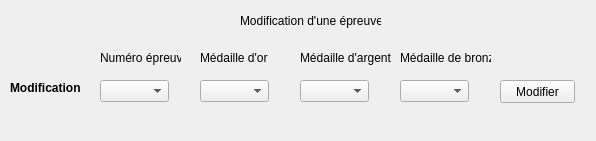
<?xml version="1.0" encoding="UTF-8"?>
<ui version="4.0">
 <class>fct_part3_2_modif</class>
 <widget class="QWidget" name="fct_part3_2_modif">
  <property name="geometry">
   <rect>
    <x>0</x>
    <y>0</y>
    <width>596</width>
    <height>141</height>
   </rect>
  </property>
  <property name="windowTitle">
   <string>Form</string>
  </property>
  <widget class="QLabel" name="label_3">
   <property name="geometry">
    <rect>
     <x>10</x>
     <y>80</y>
     <width>71</width>
     <height>16</height>
    </rect>
   </property>
   <property name="font">
    <font>
     <weight>75</weight>
     <bold>true</bold>
    </font>
   </property>
   <property name="text">
    <string>Modification</string>
   </property>
  </widget>
  <widget class="QComboBox" name="argentModif">
   <property name="geometry">
    <rect>
     <x>300</x>
     <y>80</y>
     <width>69</width>
     <height>22</height>
    </rect>
   </property>
  </widget>
  <widget class="QPushButton" name="modifierButton">
   <property name="geometry">
    <rect>
     <x>500</x>
     <y>80</y>
     <width>75</width>
     <height>23</height>
    </rect>
   </property>
   <property name="text">
    <string>Modifier</string>
   </property>
  </widget>
  <widget class="QLabel" name="label_8">
   <property name="geometry">
    <rect>
     <x>400</x>
     <y>50</y>
     <width>91</width>
     <height>16</height>
    </rect>
   </property>
   <property name="text">
    <string>Médaille de bronze</string>
   </property>
  </widget>
  <widget class="QLabel" name="label_5">
   <property name="geometry">
    <rect>
     <x>100</x>
     <y>50</y>
     <width>81</width>
     <height>16</height>
    </rect>
   </property>
   <property name="text">
    <string>Numéro épreuve</string>
   </property>
  </widget>
  <widget class="QComboBox" name="numEpModif">
   <property name="geometry">
    <rect>
     <x>100</x>
     <y>80</y>
     <width>69</width>
     <height>22</height>
    </rect>
   </property>
  </widget>
  <widget class="QLabel" name="label_7">
   <property name="geometry">
    <rect>
     <x>300</x>
     <y>50</y>
     <width>91</width>
     <height>16</height>
    </rect>
   </property>
   <property name="text">
    <string>Médaille d'argent</string>
   </property>
  </widget>
  <widget class="QLabel" name="label_6">
   <property name="geometry">
    <rect>
     <x>200</x>
     <y>50</y>
     <width>81</width>
     <height>16</height>
    </rect>
   </property>
   <property name="text">
    <string>Médaille d'or</string>
   </property>
  </widget>
  <widget class="QComboBox" name="orModif">
   <property name="geometry">
    <rect>
     <x>200</x>
     <y>80</y>
     <width>69</width>
     <height>22</height>
    </rect>
   </property>
  </widget>
  <widget class="QComboBox" name="bronzeModif">
   <property name="geometry">
    <rect>
     <x>400</x>
     <y>80</y>
     <width>69</width>
     <height>22</height>
    </rect>
   </property>
  </widget>
  <widget class="QLabel" name="label_4">
   <property name="geometry">
    <rect>
     <x>240</x>
     <y>0</y>
     <width>141</width>
     <height>41</height>
    </rect>
   </property>
   <property name="text">
    <string>Modification d'une épreuve</string>
   </property>
  </widget>
  <widget class="QLabel" name="label_fct_part3_2_modif">
   <property name="geometry">
    <rect>
     <x>10</x>
     <y>110</y>
     <width>571</width>
     <height>21</height>
    </rect>
   </property>
   <property name="text">
    <string/>
   </property>
  </widget>
 </widget>
 <resources/>
 <connections>
  <connection>
   <sender>modifierButton</sender>
   <signal>clicked()</signal>
   <receiver>fct_part3_2_modif</receiver>
   <slot>modifierRes()</slot>
   <hints>
    <hint type="sourcelabel">
     <x>537</x>
     <y>91</y>
    </hint>
    <hint type="destinationlabel">
     <x>297</x>
     <y>70</y>
    </hint>
   </hints>
  </connection>
 </connections>
 <slots>
  <slot>modifierRes()</slot>
 </slots>
</ui>
